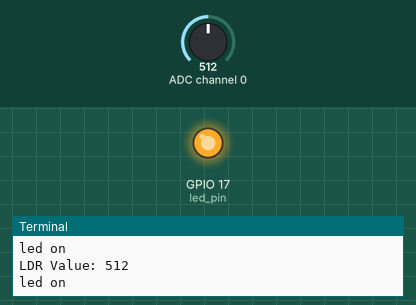
This program was run on a simulated Raspberry Pi (BCM pin numbers). Parts: output pins drawn as LEDs (lit = HIGH), the last lines printed to the terminal. The test bench sets the inputs (shaded band); at power-on: ADC channel 0 = 512 (analog values on the 0–1023 scale).

Above: at 1.2 s.
1.3 s: ADC channel 0 set to 585
2.8 s: ADC channel 0 set to 612
At 4.2 s:
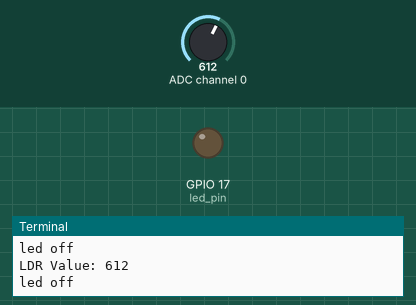
4.5 s: ADC channel 0 set to 590
At 5.4 s:
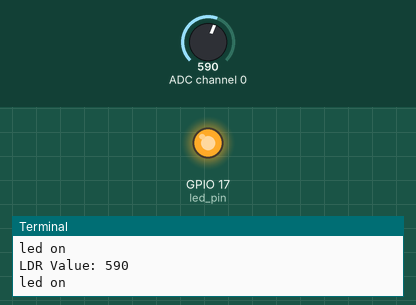
6.0 s: ADC channel 0 set to 610
At 6.6 s:
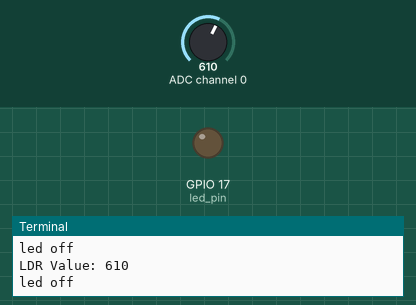
Timing chart, 0 to 8.5 s (numbered marks = the images above; inputs shaded):
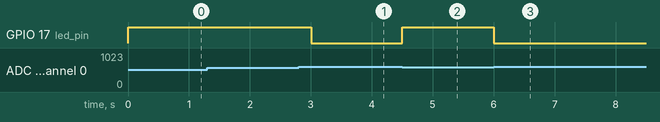

Measured:
- the behaviour switches between 600 and 601 on ADC channel 0 (found by bisection; images 0 and 1)
- after the input at 2.8 s, GPIO 17 (led_pin): HIGH → LOW after 0.20 s
- after the input at 4.5 s, GPIO 17 (led_pin): LOW → HIGH at once
- after the input at 6.0 s, GPIO 17 (led_pin): HIGH → LOW at once

The program:

LDR_task.py
```python
import spidev
import time
import RPi.GPIO as GPIO


led_pin = 17

GPIO.setmode(GPIO.BCM)
GPIO.setup(led_pin, GPIO.OUT)

spi = spidev.SpiDev()

spi.open(0, 0)

spi.max_speed_hz = 1000000


# 0~7까지 채널에서 SPI 데이터 읽기
def analog_read(channel):
  # [byte_1, byte_2, byte_3]
  # byte_1 : 1
  # byte_2 : channel(0) + 8 -> 0000 1000 << 4 -> 1000 0000
  # byte_3 : 0
  ret = spi.xfer2([1, (channel + 8) << 4, 0])
  adc_out = ((ret[1] & 3) << 8) + ret[2]
  return adc_out

try:
    while True:
        ldr_value = analog_read(0)
        print("LDR Value: %d" % ldr_value)
        if(ldr_value<600):
            GPIO.output(led_pin, GPIO.HIGH)
            print("led on")
        elif(ldr_value>600):
            GPIO.output(led_pin, GPIO.LOW)
            print("led off")
        time.sleep(0.5)
finally:
    spi.close()
```
